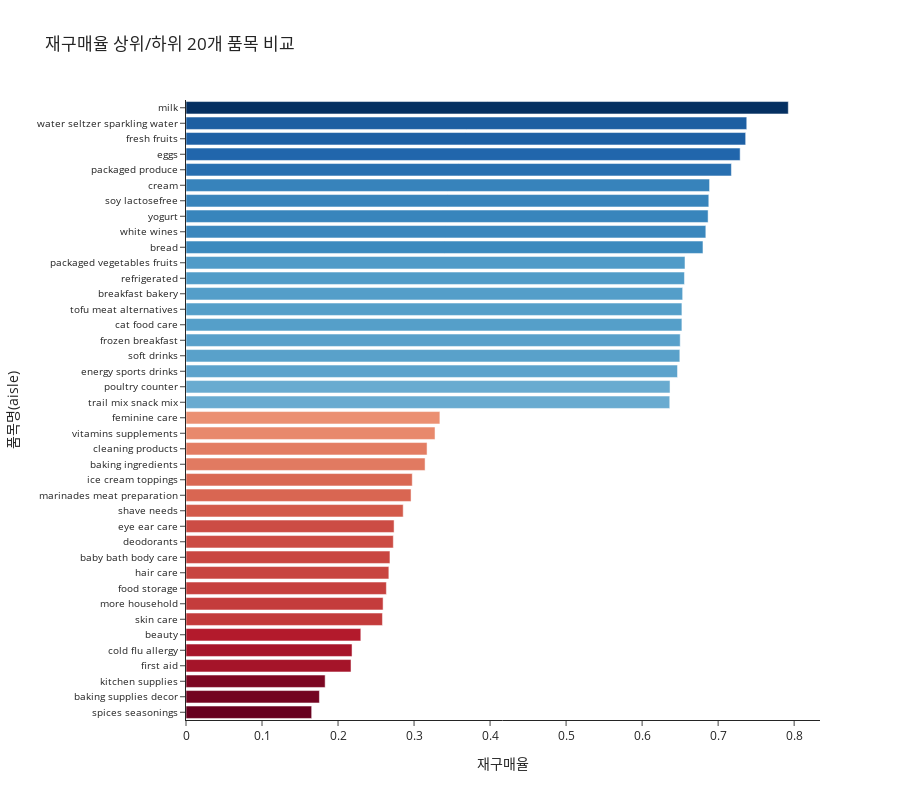

The notebook cell this image was saved under:
### Code cell
prod_aisle = aisles.merge(products[['aisle_id', 'product_id']], how='left', on='aisle_id')
aisle_train = prod_aisle.merge(train[['product_id', 'reordered']], how='left', on='product_id')

aisle_reorder = aisle_train.groupby('aisle').reordered.mean().dropna().to_frame('reorder_rate').reset_index()
aisle_reorder = aisle_reorder[(aisle_reorder.reorder_rate != 0) & (aisle_reorder.reorder_rate != 1)].sort_values('reorder_rate')
aisle_reorder_df = pd.concat([aisle_reorder.head(20), aisle_reorder.tail(20)])

fig = go.Figure(
    data=[
        go.Bar(
            x=aisle_reorder_df.reorder_rate,
            y=aisle_reorder_df.aisle,
            marker=dict(
                color=aisle_reorder_df.reorder_rate,
                colorscale='RdBu'
            ),
            orientation='h')
    ]
)

fig.update_layout(
    title='재구매율 상위/하위 20개 품목 비교',
    xaxis_title='재구매율',
    yaxis_title='품목명(aisle)',
    height=800,
    template='simple_white'
)

fig.update_yaxes(
    tickfont=dict(size=10)
)

fig.show()

### Figure 1 — Plotly figure (JSON) as saved in the notebook; plotly's stock layout.template omitted (floating-point values rounded to 4 significant figures)
{"data": [{"marker": {"color": [0.1653, 0.1755, 0.183, 0.2171, 0.2184, 0.23, 0.2584, 0.2593, 0.2636, 0.2668, 0.2683, 0.2727, 0.2737, 0.2857, 0.296, 0.2976, 0.3145, 0.3171, 0.3276, 0.334, 0.6364, 0.6367, 0.6466, 0.6496, 0.6501, 0.6523, 0.6524, 0.6533, 0.6557, 0.6564, 0.6801, 0.6838, 0.6868, 0.6877, 0.6887, 0.7175, 0.729, 0.7362, 0.7377, 0.7923], "colorscale": [[0, "rgb(103,0,31)"], [0.1, "rgb(178,24,43)"], [0.2, "rgb(214,96,77)"], [0.3, "rgb(244,165,130)"], [0.4, "rgb(253,219,199)"], [0.5, "rgb(247,247,247)"], [0.6, "rgb(209,229,240)"], [0.7, "rgb(146,197,222)"], [0.8, "rgb(67,147,195)"], [0.9, "rgb(33,102,172)"], [1, "rgb(5,48,97)"]]}, "orientation": "h", "type": "bar", "x": [0.1653, 0.1755, 0.183, 0.2171, 0.2184, 0.23, 0.2584, 0.2593, 0.2636, 0.2668, 0.2683, 0.2727, 0.2737, 0.2857, 0.296, 0.2976, 0.3145, 0.3171, 0.3276, 0.334, 0.6364, 0.6367, 0.6466, 0.6496, 0.6501, 0.6523, 0.6524, 0.6533, 0.6557, 0.6564, 0.6801, 0.6838, 0.6868, 0.6877, 0.6887, 0.7175, 0.729, 0.7362, 0.7377, 0.7923], "y": ["spices seasonings", "baking supplies decor", "kitchen supplies", "first aid", "cold flu allergy", "beauty", "skin care", "more household", "food storage", "hair care", "baby bath body care", "deodorants", "eye ear care", "shave needs", "marinades meat preparation", "ice cream toppings", "baking ingredients", "cleaning products", "vitamins supplements", "feminine care", "trail mix snack mix", "poultry counter", "energy sports drinks", "soft drinks", "frozen breakfast", "cat food care", "tofu meat alternatives", "breakfast bakery", "refrigerated", "packaged vegetables fruits", "bread", "white wines", "yogurt", "soy lactosefree", "cream", "packaged produce", "eggs", "fresh fruits", "water seltzer sparkling water", "milk"]}], "layout": {"height": 800, "title": {"text": "재구매율 상위/하위 20개 품목 비교"}, "xaxis": {"title": {"text": "재구매율"}}, "yaxis": {"tickfont": {"size": 10}, "title": {"text": "품목명(aisle)"}}}}
